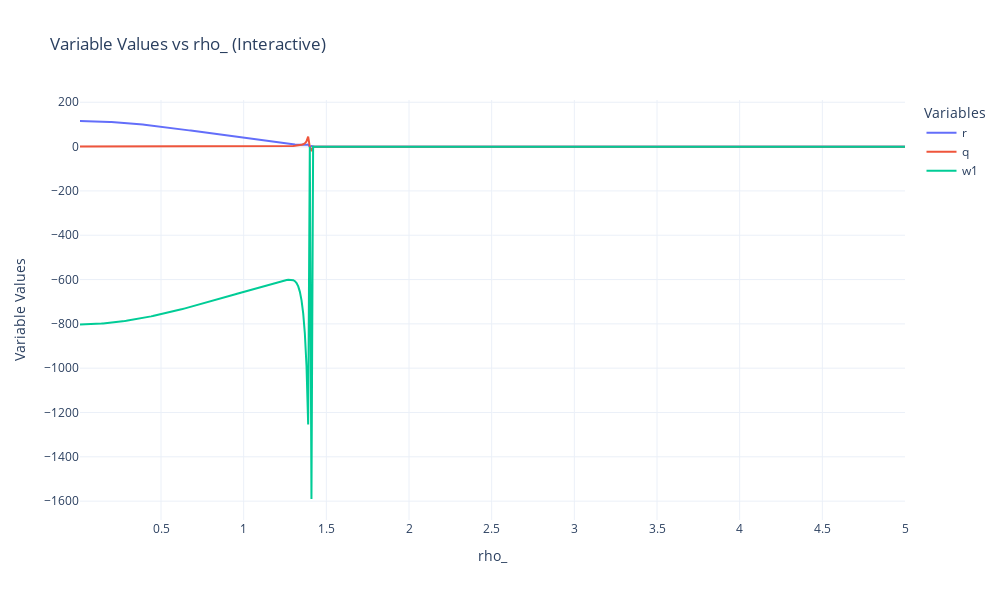

The cell this chart's notebook holds for it:
### Code cell
plot_equilibrium_equations_interactive(columns=['r', 'q', 'w1'])

### Figure 1 — Plotly figure (JSON) as saved in the notebook; plotly's stock layout.template omitted (floating-point values rounded to 4 significant figures; data arrays with more than 128 entries replaced by an {"elided": "..."} marker saying what was removed)
{"data": [{"hovertemplate": "r: %{y:.4f} <br> rho_: %{x:.2f}<extra></extra>", "mode": "lines", "name": "r", "type": "scatter", "x": {"elided": "500 float values"}, "y": {"elided": "500 float values"}}, {"hovertemplate": "q: %{y:.4f} <br> rho_: %{x:.2f}<extra></extra>", "mode": "lines", "name": "q", "type": "scatter", "x": {"elided": "500 float values"}, "y": {"elided": "500 float values"}}, {"hovertemplate": "w1: %{y:.4f} <br> rho_: %{x:.2f}<extra></extra>", "mode": "lines", "name": "w1", "type": "scatter", "x": {"elided": "500 float values"}, "y": {"elided": "500 float values"}}], "layout": {"height": 600, "legend": {"title": {"text": "Variables"}}, "title": {"text": "Variable Values vs rho_ (Interactive)"}, "width": 1000, "xaxis": {"title": {"text": "rho_"}}, "yaxis": {"title": {"text": "Variable Values"}}}}
